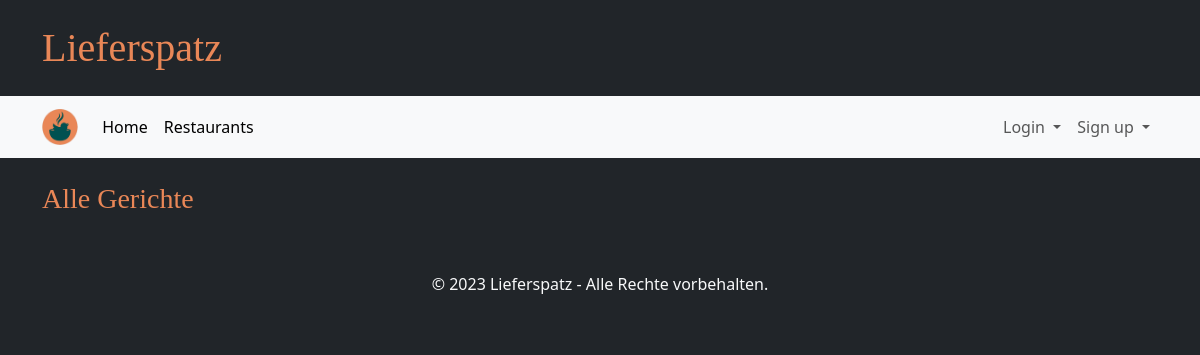
Page /items/ on the earlier database version.
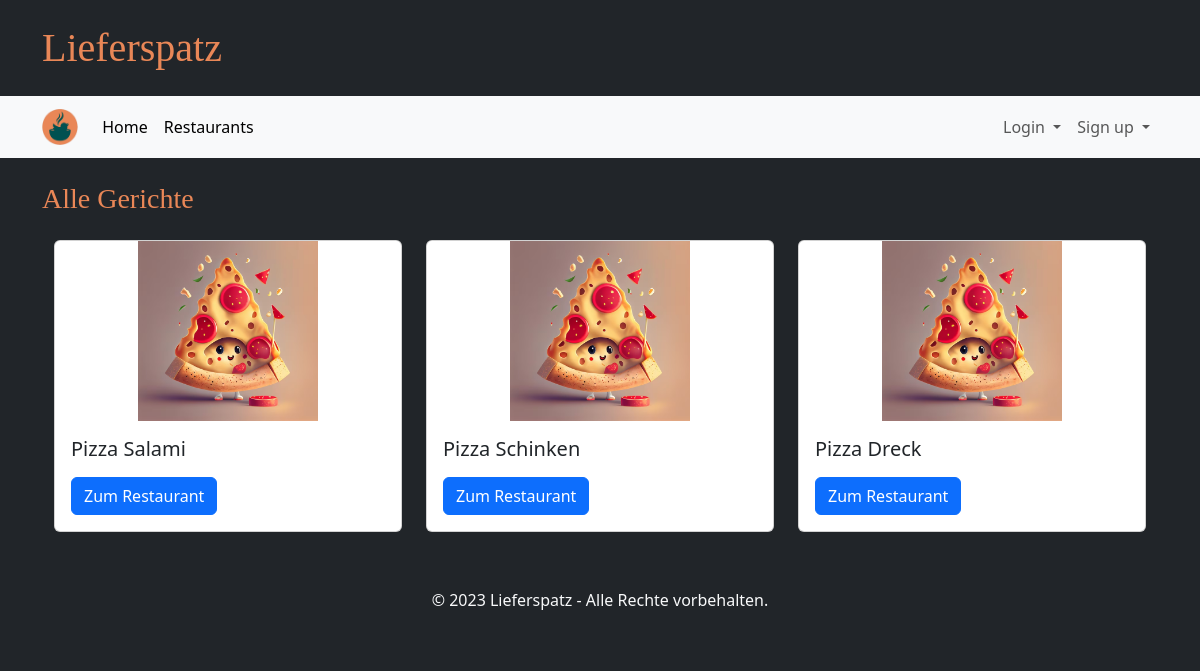
Same page on the later database version.
### tables this page shows
CREATE TABLE Item(
            Restaurant INTEGER,
            Name TEXT,
            Kategorie TEXT,
            Preis INTEGER,
            PRIMARY KEY (Restaurant, Name)
            FOREIGN KEY (Restaurant) REFERENCES GeschaeftsAccount(username)
        );

### main.py (the view)
@app.route("/items/")
def items_page_all():
    items = database.get_items()
    return render_template("items.html", items=items)

### database.py (called while the page is built)
def getData(sql, params = ()):
    dbcon = sqlite3.connect("instance/db.db")
    cursor = dbcon.cursor()
    cursor.execute(sql, params)
    return cursor

def get_items():
    items = []
    request_pointer = getData("""SELECT Name, Preis
                              FROM Item""")
    for entry in request_pointer.fetchall():
        restaurant = {
            "name": entry[0],
            "price": entry[1],
        }
        items.append(restaurant)
    return items

### templates/items.html (shortened to what this page needs)
{% extends "base.html" %}
{% block heading %}Alle Gerichte{% endblock %}
{% block content %}
<div class="row g-4 mb-4">
  {% for item in items %}
  <div class="col-4">
      <div class="card">
      <img src="{{ url_for('static', filename='test1.jpeg') }}" class="card-img-top shop-image" alt="...">
      <div class="card-body">
          <h5 class="card-title">{{ item['name'] }}</h5>
          <a href="#" class="btn btn-primary">Zum Restaurant</a>
      </div>
      </div>
  </div>
  {% endfor %}
</div>
{% endblock %}

### templates/base.html (shortened to what this page needs)
<!DOCTYPE html>
<html lang="de">
<head>
    <link rel="stylesheet" href="/static/style.css">
    <link href="https://cdn.jsdelivr.net/npm/bootstrap@5.3.2/dist/css/bootstrap.min.css" rel="stylesheet">
</head>
<body class="bg-dark">
    <div class="container my-4">
        <h1 class="brandfont">Lieferspatz</h1>
    </div>
    <nav class="navbar navbar-expand-md bg-body-tertiary">
        <div class="container">
          <a class="navbar-brand" href="#">
            <img src="{{ url_for('static', filename='ls_logo.png') }}" alt="..." height="36" />
          </a>
          <div class="collapse navbar-collapse" id="navbarSupportedContent">
            <ul class="navbar-nav me-auto mb-2 mb-lg-0">
              <li class="nav-item">
                <a class="nav-link active" aria-current="page" href="{{ url_for('start_page') }}">Home</a>
              </li>
              <li class="nav-item">
                <a class="nav-link active" aria-current="page" href="{{ url_for('restaurants_page') }}">Restaurants</a>
              </li>
            </ul>
            <ul class="navbar-nav mb-2 mb-lg-0">
              {% if session['user'] %}
              <li class="nav-item dropdown">
                <a class="nav-link dropdown-toggle" href="#" role="button" data-bs-toggle="dropdown" aria-expanded="false">
                  {{ session['user'] }}
                </a>
                <ul class="dropdown-menu">
                  {% if session['business'] %}
                  <li><a class="dropdown-item" href="{{ url_for('menue_page', username=session['user']) }}">Edit restaurant</a></li>
                  {% else %}
                  <li><a class="dropdown-item" href="#">Edit profile</a></li>
                  {% endif %}
                  <li><hr class="dropdown-divider"></li>
                  <li><a class="dropdown-item" href="{{ url_for('logout_page') }}">Log out</a></li>
                </ul>
              </li>
              {% else %}
              <li class="nav-item dropdown">
                <a class="nav-link dropdown-toggle" href="#" role="button" data-bs-toggle="dropdown" aria-expanded="false">
                  Login
                </a>
              </li>
              <li class="nav-item dropdown">
                <a class="nav-link dropdown-toggle" href="#" role="button" data-bs-toggle="dropdown" aria-expanded="false">
                  Sign up
                </a>
              </li>
              {% endif %}
            </ul>
          </div>
        </div>
    </nav>
    <div class="container mt-4">
        <h3 class="brandfont2">{% block heading %}{% endblock %}</h3>
    </div>
    <div class="container text-light px-4 py-3 ">
        {% block content %}{% endblock %}
    </div>
    <footer class="bg-dark text-light text-center py-3">
        <p>&copy; 2023 Lieferspatz - Alle Rechte vorbehalten.</p>
    </footer>
</body>
</html>

### static/style.css (style rules this page uses)
.brandfont { font-family: brandFont; color: #e98757; }
.brandfont2 { font-family: brandFont2; color: #e98757; }
.shop-image { height: 180px; object-fit: contain; }

Differences in the rows shown:
added Item: name "Pizza Salami"
added Item: name "Pizza Schinken"
added Item: name "Pizza Dreck"
